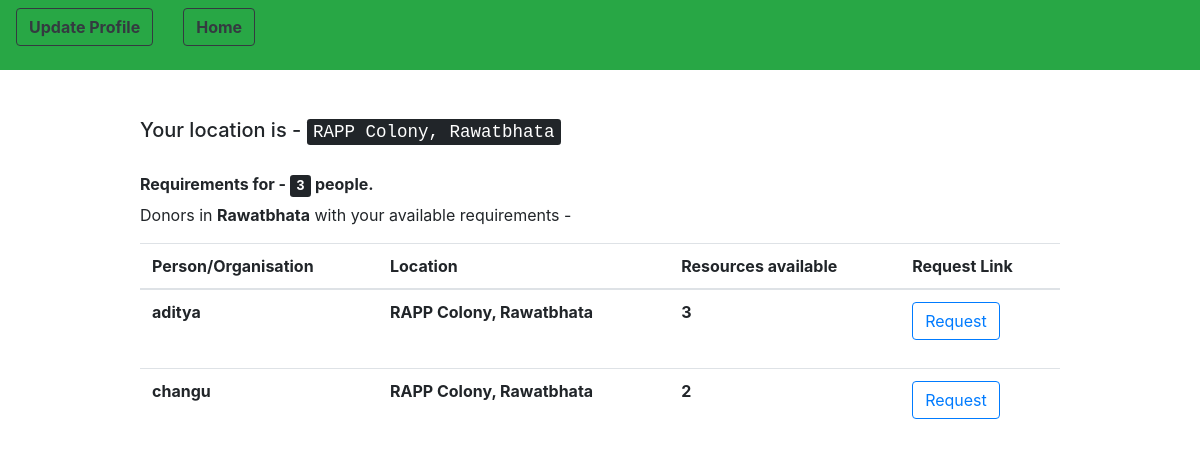
Before: /users/showDonor/ (signed in) with the older database file.
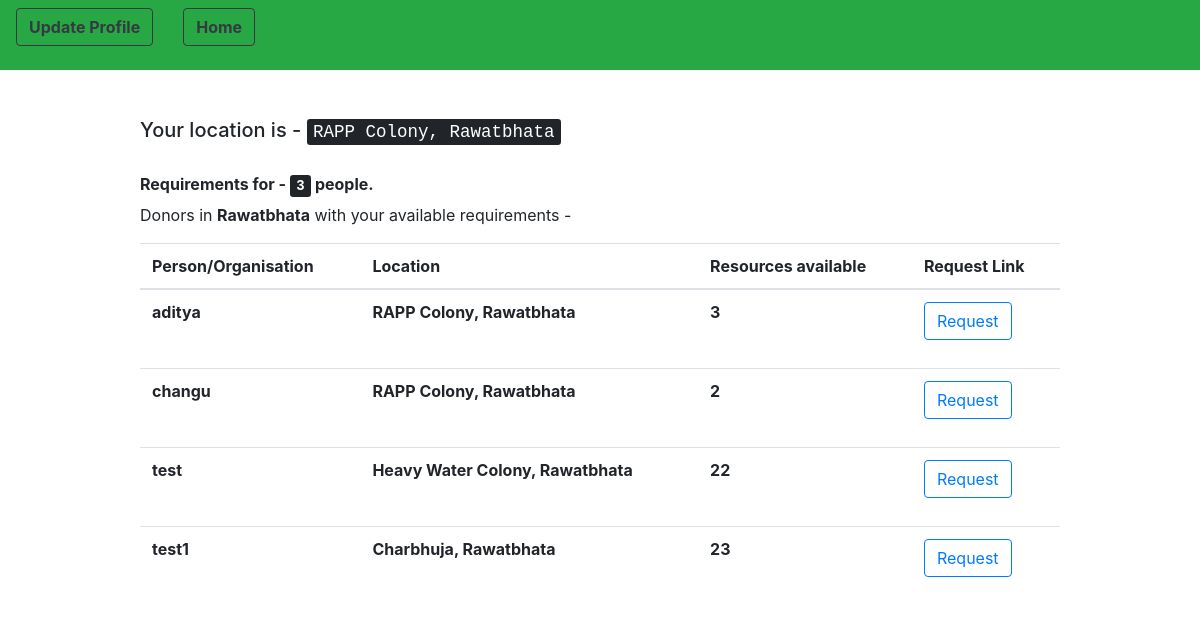
After: the same page with the newer database file.
### customUser/models.py (models this page shows, shortened)
class CustomUser(AbstractUser):
    pin_code = models.IntegerField(null = True)
    contact_no = models.IntegerField(null = True)
    resources = models.IntegerField(null = True) # no. of persons avability/requirement
    locality = models.CharField(max_length = 100)
    city = models.CharField(max_length = 50)
    """CHOICES=[('0','Donor'),
                   ('1','Reciever')]"""
    state = models.CharField(max_length = 50, default = " ")
    donor = models.BooleanField(default = 'False') # 0 - Donor 1 - Reciever
    email = models.EmailField(unique=True)
    organisation = models.BooleanField(default = 'False')

### customUser/views.py (the view)
# urls.py: path('showDonor/', views.show_nearby_donors, name = 'showNearbyDonors'),
@login_required(login_url = "/users/login")
def show_nearby_donors(request):
	you = request.user
	you_address = you.locality + ',' + you.city
	donors = CustomUser.objects.filter(city = you.city)
	return render(request, 'show_donors.html', {'you' : you, 'donors' : donors})

### templates/show_donors.html (shortened to what this page needs)
{% extends 'base.html' %}
{% block navigation %}
	<div class = "row">
		<div class = "col">
			<form method = "get" action = "{% url 'edit_profile' %}">
				<button type = "submit" class = "btn btn-outline-dark navbar-btn"> <strong> Update Profile </strong></button>
			</form>
		</div>
		<div class = "col">
	<form method = "post" action = "{% url 'homePage' %}">
		<button type = "submit" class = "btn btn-outline-dark navbar-btn"> <strong>Home </strong></button>
	</form>
</div>
	</div>
{% endblock %}
{% block content %}
	<h5> Your location is - <kbd> {{ you.locality }}, {{ you.city }} </kbd> </h5> <br>
	<h6> <strong> Requirements for - <kbd> {{ you.resources }}</kbd> people.</strong></h6>
	<p> Donors in  <strong> {{ you.city }}</strong> with your available requirements -  </p>
	<table class = "table">
			<thead>
				<tr>
					<th scope="col"> Person/Organisation </th>
					<th scope="col"> Location </th>
					<th scope="col"> Resources available </th>
					<th scope ="col"> Request Link </th>
				</tr>
			</thead>
			<tbody>
	{% for i in donors %}
		{% if i.username != 'admin' and i.donor == True and i.resources > 0%}
				<tr>
				<th scope="row"> {{ i.username }}  </th>
				<th scope="row"> {{ i.locality }}, {{ i.city }} </th>
				<th scope="row"> {{ i.resources }} </th>
				<th scope="row">
					<form method = "get" action = "{% url 'update_requirements' i.email %}"> {% csrf_token %}
						<button class = "btn btn-outline-primary"> Request </button>
					</form>
				</th>
			</tr>
		{% endif %}
	{% endfor %}
	</tbody>
			</table>
	<br> <br>
{% endblock %}

### templates/base.html (shortened to what this page needs)
<head>
    <link rel="stylesheet" href="https://stackpath.bootstrapcdn.com/bootstrap/4.1.3/css/bootstrap.min.css">
<link rel="stylesheet" href="https://cdnjs.cloudflare.com/ajax/libs/font-awesome/4.7.0/css/font-awesome.min.css">
</head>
<body>
<nav class="navbar navbar-expand-lg navbar-light bg-success">
  {% block navigation %}
  {% endblock %}
</nav>
<br>
<div class="container">
      <div class="row justify-content-center">
        <div class="col-10">
          <br class="mt-4 mb-4">
          {% block content %}{% endblock %}
        </div>
      </div>
    </div>
</body>

Changed rows visible on the page:
added CustomUser: username "test", locality "Heavy Water Colony", city "Rawatbhata", resources "22"
added CustomUser: username "test1", locality "Charbhuja", city "Rawatbhata", resources "23"
